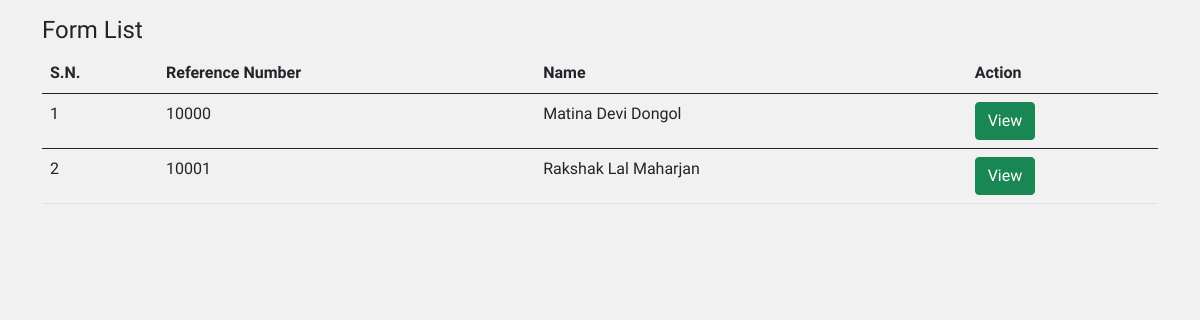
The app's page /formlist.php, older data.
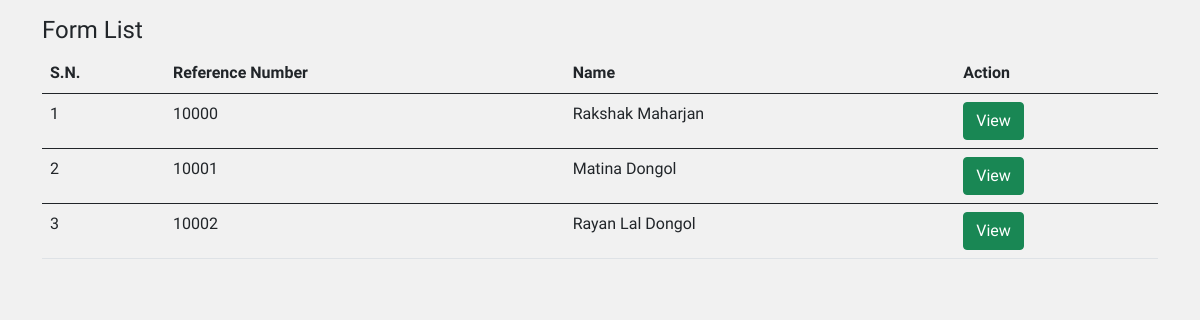
The same page, newer data.
### tables this page shows
CREATE TABLE `beneficialowner` (
  `beneficialowner_id` int(11) NOT NULL,
  `title` int(11) DEFAULT NULL,
  `firstName` text NOT NULL,
  `middleName` text DEFAULT NULL,
  `lastName` text NOT NULL,
  `fathersName` text NOT NULL,
  `grandFathersName` text NOT NULL,
  `mothersName` text NOT NULL
);

CREATE TABLE `form` (
  `id` int(11) NOT NULL,
  `firstSection` int(11) DEFAULT NULL,
  `beneficialOwner` int(11) DEFAULT NULL,
  `correspondenceAddress` int(11) DEFAULT NULL,
  `permanentAddress` int(11) DEFAULT NULL,
  `certificateDetails` int(11) DEFAULT NULL,
  `bankDetails` int(11) DEFAULT NULL,
  `occupationDetails` int(11) DEFAULT NULL,
  `nomineeDetails` int(11) DEFAULT NULL,
  `guardianDetails` int(11) DEFAULT NULL,
  `otherDocuments` int(11) DEFAULT NULL
);

### formlist.php (the view, shortened to what this page needs)
<?php
include "admin\inc\header.php";
require $_SERVER['DOCUMENT_ROOT'].'/machchapuchreForm/class/model.php';
?>
<div class="container">
    <h4 class="mt-3">Form List</h4>
    <table class="table table-hover">
        <thead>
            <tr>
                <th scope="col">S.N.</th>
                <th scope="col">Reference Number</th>
                <th scope="col">Name</th>
                <th scope="col">Action</th>
            </tr>
        </thead>
            <?php
                $result = mysqli_query($conn,"SELECT beneficialOwner.firstName, beneficialOwner.middleName, beneficialOwner.lastName, form.id as id from beneficialOwner join form on beneficialOwner.beneficialowner_id = form.id;") or die( mysqli_error($conn));
                $counts = 1;
                while($row = mysqli_fetch_array($result)) {
            ?>
            <tbody>
            <td> <?php  echo $counts;?></td>
            <td><?php echo $row["id"]; ?></td>
            <td><?php
                echo $row["firstName"];
                echo $row["middleName"];
                echo $row["lastName"];
                 ?>
            </td>
            <td>
                <?php
                $url='formDetail?id='.$row["id"];
                ?>
                <a href="<?php echo $url; ?>" class="btn btn-success">View</a>
            </td>
            </tbody>
            <?php
                $counts++;
                }
            ?>
    </table>
</div>
<?php
include "admin/inc/footer.php";
?>

Row changes from the older to the newer data that the page shows:
no longer on this page (row edited): beneficialowner: form.id "10000", firstName "Matina", middleName "Devi", lastName "Dongol"
no longer on this page (row edited): beneficialowner: form.id "10001", firstName "Rakshak", middleName "Lal", lastName "Maharjan"
now on this page (row unchanged): form: id "10000", beneficialOwner.firstName "Rakshak", beneficialOwner.lastName "Maharjan"
now on this page (row unchanged): form: id "10001", beneficialOwner.firstName "Matina", beneficialOwner.lastName "Dongol"
added form: id "10002", beneficialOwner.firstName "Rayan", beneficialOwner.middleName "Lal", beneficialOwner.lastName "Dongol"
